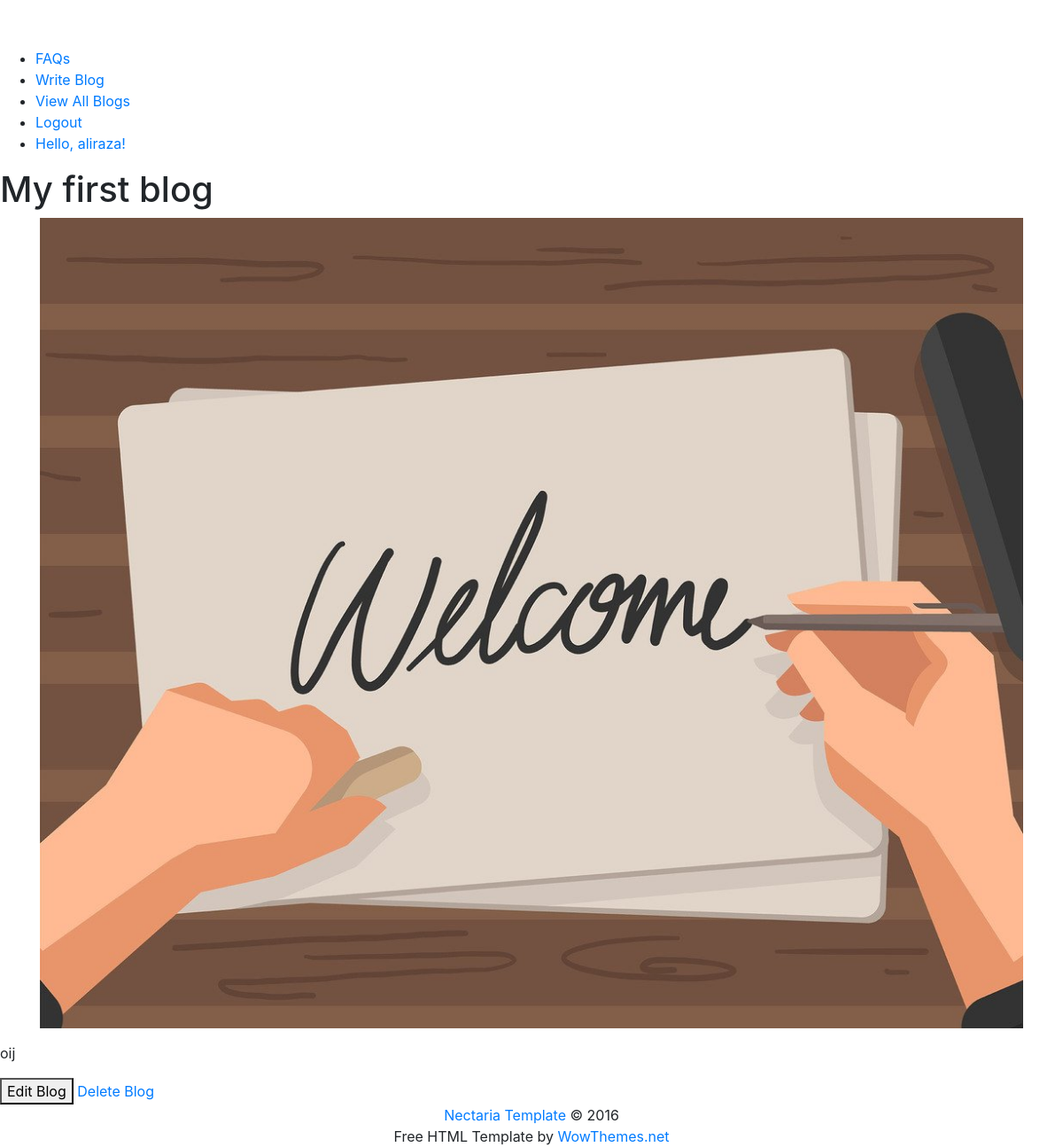
Screenshot of /blog/viewPost/56 (signed in) with the database file from the repository.
### blog/models.py (models this page shows, shortened)
class BlogPost(models.Model):
    blog_title = models.CharField(max_length=255)
    blog_body = models.TextField()
    blog_image = models.ImageField()
    user = models.ForeignKey(User, on_delete=models.CASCADE,default=None) # blog is associated with a user
    blog_created_on = models.DateTimeField(auto_now_add=True)
    blog_last_modified = models.DateTimeField(auto_now=True)

### blog/views.py (the view)
# urls.py: path("viewPost/<int:pk>", views.viewPost, name = 'viewPost' ),
@login_required
def viewPost(request, pk):
    obj = get_object_or_404(BlogPost, pk=pk)
    if obj.user == request.user:
        context = {'blog_obj': obj}
    else:
        return HttpResponse("404")
    return render(request, 'blog/blog_detail.html', context)

### templates/blog/blog_detail.html (shortened to what this page needs)
{% extends 'base.html' %}
{% load static %}
{% block body %}
<h1>
{{blog_obj.blog_title}}
</h1>
<div class="container">
  <div class="image-wrapper">
        <img class = "img-fluid" src="{{blog_obj.blog_image.url}}"  >
  </div>
</div>
<p>{{blog_obj.blog_body|linebreaks}}</p>
<a href = "{% url 'blog:editPost' blog_obj.id %}">
    <button type="button">Edit Blog</button>
</a>
<a href="{% url 'blog:deletePost' blog_obj.id %}">Delete Blog</a>
{% endblock  %}

### templates/base.html (shortened to what this page needs)
{% load static %}
<!DOCTYPE html>
<html>
<head>
	<link rel="stylesheet" href="https://maxcdn.bootstrapcdn.com/bootstrap/4.0.0/css/bootstrap.min.css">
</head>
<body class="home-template">
<div class="site-wrapper">
	<nav class="main-nav overlay clearfix">
        <a class="blog-logo" href="#"><img src="{% static 'assets/img/logo.png' %}" alt="Fashion Critiques"/></a>
        <ul id="menu">
            <li class="nav-article-example" role="presentation"><a href="article.html">FAQs</a></li>
			{% if user.is_authenticated %}
            	<li class="nav-author-page" role="presentation"><a href="{% url 'blog:home' %}">Write Blog</a></li>
            	<li class="nav-author-page" role="presentation"><a href="{% url 'blog:viewAllPosts' %}">View All Blogs</a></li>
            	<li class="nav-author-page" role="presentation"><a href="{% url 'user:logout' %}">Logout</a></li>
            	<li class="nav-article-example" role="presentation"><a href="#">Hello, {{user.username}}!</a></li>
			{% else %}
            <li class="nav-about-us" role="presentation"><a href="{% url 'user:login' %}">Login</a></li>
            <li class="nav-author-page" role="presentation"><a href="{% url 'user:signup' %}">Sign Up</a></li>
			{% endif %}
        </ul>
	</nav>
    {% block body %}
    {% endblock %}
	<footer class="site-footer clearfix">
        <div class="text-center">
            <a href="index.html">Nectaria Template</a> &copy; 2016<br/>
            Free HTML Template by <a href="https://wowthemes.net">WowThemes.net</a>
        </div>
	</footer>
</div>
</body>
</html>

### rows the page displays
BlogPost: blog_title "My first blog", blog_image (picture), blog_body "oij"

### other values shown
{{ user.username }} "aliraza"
